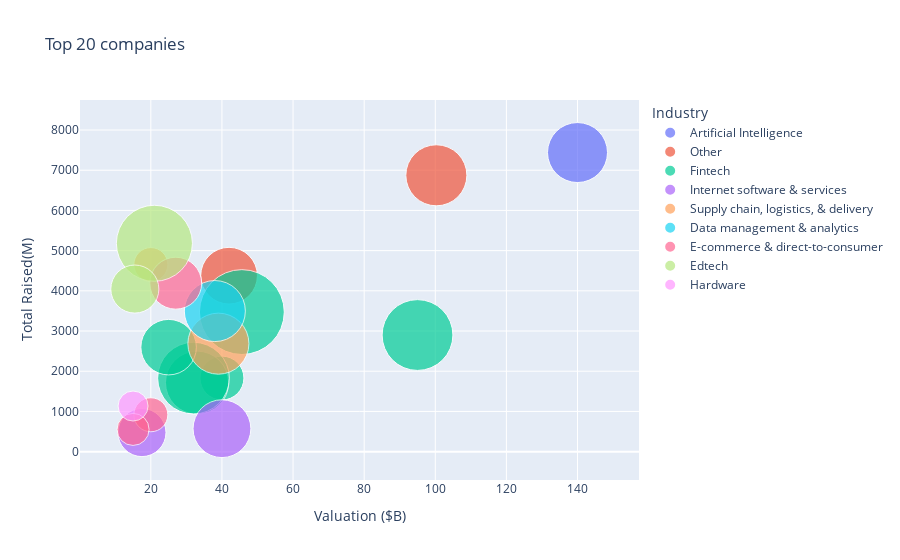

Here is the notebook cell this chart was saved with:
### Code cell
fig4 = px.scatter(top_20_companies, x="Valuation ($B)", y="Total Raised(M)",
                 size="Investors Count", 
                 color=top_20_companies["Industry"].to_numpy(),
                 hover_name="Company", size_max=60, title="Top 20 companies")
fig4.update_layout(
    legend=dict(
        title="Industry"
    )
)
fig4.show()

### Figure 1 — Plotly figure (JSON) as saved in the notebook; plotly's stock layout.template omitted (floating-point values rounded to 4 significant figures)
{"data": [{"hovertemplate": "<b>%{hovertext}</b><br><br>color=Artificial Intelligence<br>Valuation ($B)=%{x}<br>Total Raised(M)=%{y}<br>Investors Count=%{marker.size}<extra></extra>", "hovertext": ["Bytedance"], "legendgroup": "Artificial Intelligence", "marker": {"color": "#636efa", "size": [28], "sizemode": "area", "sizeref": 0.01556, "symbol": "circle"}, "mode": "markers", "name": "Artificial Intelligence", "orientation": "v", "showlegend": true, "type": "scatter", "x": [140], "xaxis": "x", "y": [7440], "yaxis": "y"}, {"hovertemplate": "<b>%{hovertext}</b><br><br>color=Other<br>Valuation ($B)=%{x}<br>Total Raised(M)=%{y}<br>Investors Count=%{marker.size}<extra></extra>", "hovertext": ["SpaceX", "Epic Games"], "legendgroup": "Other", "marker": {"color": "#EF553B", "size": [29, 25], "sizemode": "area", "sizeref": 0.01556, "symbol": "circle"}, "mode": "markers", "name": "Other", "orientation": "v", "showlegend": true, "type": "scatter", "x": [100.3, 42], "xaxis": "x", "y": [6874, 4377], "yaxis": "y"}, {"hovertemplate": "<b>%{hovertext}</b><br><br>color=Fintech<br>Valuation ($B)=%{x}<br>Total Raised(M)=%{y}<br>Investors Count=%{marker.size}<extra></extra>", "hovertext": ["Stripe", "Klarna", "Checkout.com", "Revolut", "FTX", "Chime"], "legendgroup": "Fintech", "marker": {"color": "#00cc96", "size": [39, 56, 15, 31, 40, 24], "sizemode": "area", "sizeref": 0.01556, "symbol": "circle"}, "mode": "markers", "name": "Fintech", "orientation": "v", "showlegend": true, "type": "scatter", "x": [95, 45.6, 40, 33, 32, 25], "xaxis": "x", "y": [2901, 3472, 1830, 1716, 1829, 2599], "yaxis": "y"}, {"hovertemplate": "<b>%{hovertext}</b><br><br>color=Internet software & services<br>Valuation ($B)=%{x}<br>Total Raised(M)=%{y}<br>Investors Count=%{marker.size}<extra></extra>", "hovertext": ["Canva", "Miro"], "legendgroup": "Internet software & services", "marker": {"color": "#ab63fa", "size": [26, 18], "sizemode": "area", "sizeref": 0.01556, "symbol": "circle"}, "mode": "markers", "name": "Internet software & services", "orientation": "v", "showlegend": true, "type": "scatter", "x": [40, 17.5], "xaxis": "x", "y": [571.3, 475], "yaxis": "y"}, {"hovertemplate": "<b>%{hovertext}</b><br><br>color=Supply chain, logistics, & delivery<br>Valuation ($B)=%{x}<br>Total Raised(M)=%{y}<br>Investors Count=%{marker.size}<extra></extra>", "hovertext": ["Instacart", "J&T Express"], "legendgroup": "Supply chain, logistics, & delivery", "marker": {"color": "#FFA15A", "size": [29, 9], "sizemode": "area", "sizeref": 0.01556, "symbol": "circle"}, "mode": "markers", "name": "Supply chain, logistics, & delivery", "orientation": "v", "showlegend": true, "type": "scatter", "x": [39, 20], "xaxis": "x", "y": [2686, 4653], "yaxis": "y"}, {"hovertemplate": "<b>%{hovertext}</b><br><br>color=Data management & analytics<br>Valuation ($B)=%{x}<br>Total Raised(M)=%{y}<br>Investors Count=%{marker.size}<extra></extra>", "hovertext": ["Databricks"], "legendgroup": "Data management & analytics", "marker": {"color": "#19d3f3", "size": [29], "sizemode": "area", "sizeref": 0.01556, "symbol": "circle"}, "mode": "markers", "name": "Data management & analytics", "orientation": "v", "showlegend": true, "type": "scatter", "x": [38], "xaxis": "x", "y": [3497], "yaxis": "y"}, {"hovertemplate": "<b>%{hovertext}</b><br><br>color=E-commerce & direct-to-consumer<br>Valuation ($B)=%{x}<br>Total Raised(M)=%{y}<br>Investors Count=%{marker.size}<extra></extra>", "hovertext": ["Fanatics", "Xiaohongshu", "SHEIN"], "legendgroup": "E-commerce & direct-to-consumer", "marker": {"color": "#FF6692", "size": [21, 9, 8], "sizemode": "area", "sizeref": 0.01556, "symbol": "circle"}, "mode": "markers", "name": "E-commerce & direct-to-consumer", "orientation": "v", "showlegend": true, "type": "scatter", "x": [27, 20, 15], "xaxis": "x", "y": [4190.0, 917.5, 553.4], "yaxis": "y"}, {"hovertemplate": "<b>%{hovertext}</b><br><br>color=Edtech<br>Valuation ($B)=%{x}<br>Total Raised(M)=%{y}<br>Investors Count=%{marker.size}<extra></extra>", "hovertext": ["BYJU's", "Yuanfudao"], "legendgroup": "Edtech", "marker": {"color": "#B6E880", "size": [45, 18], "sizemode": "area", "sizeref": 0.01556, "symbol": "circle"}, "mode": "markers", "name": "Edtech", "orientation": "v", "showlegend": true, "type": "scatter", "x": [21, 15.5], "xaxis": "x", "y": [5183, 4044.0], "yaxis": "y"}, {"hovertemplate": "<b>%{hovertext}</b><br><br>color=Hardware<br>Valuation ($B)=%{x}<br>Total Raised(M)=%{y}<br>Investors Count=%{marker.size}<extra></extra>", "hovertext": ["DJI Innovations"], "legendgroup": "Hardware", "marker": {"color": "#FF97FF", "size": [7], "sizemode": "area", "sizeref": 0.01556, "symbol": "circle"}, "mode": "markers", "name": "Hardware", "orientation": "v", "showlegend": true, "type": "scatter", "x": [15], "xaxis": "x", "y": [1135], "yaxis": "y"}], "layout": {"legend": {"itemsizing": "constant", "title": {"text": "Industry"}, "tracegroupgap": 0}, "title": {"text": "Top 20 companies"}, "xaxis": {"anchor": "y", "domain": [0, 1], "title": {"text": "Valuation ($B)"}}, "yaxis": {"anchor": "x", "domain": [0, 1], "title": {"text": "Total Raised(M)"}}}}
